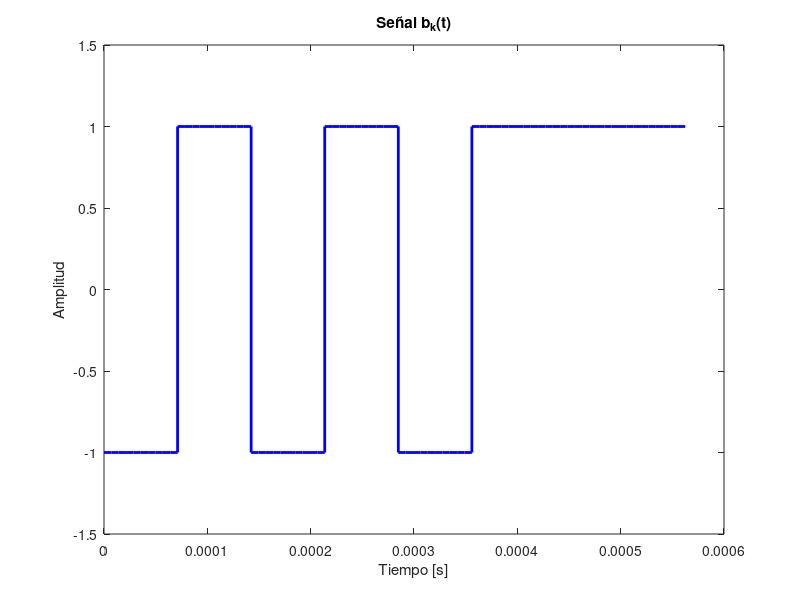

The MATLAB source for this figure: (Note: this script raises an error after producing the figure.)
clc
close all

% Generamos Bits Aleatorios 
% 
bits = 2 * randi([0, 1], 1, 8) - 1;
tu = 1/1600;
delta_f=1600;
fs=1/16000;
t = 0:fs:tu-fs;
Nc=8;
T=0:fs:tu-fs;
L = length(T)*160;
f_total = (1/fs)*(-(L/2):(L/2)-1)/L;

bk = [];
aux = [];

for i = 1:Nc
    if bits(i) == -1
        aux = -ones(size(t)); 
    else
        aux = ones(size(t)); 
    end
    bk = [bk aux];
end
clear aux

% Vector de tiempo para todos los pulsos
t_total = linspace(0,tu-fs,length(bk));

figure(1)
stairs(t_total, bk, 'b', 'LineWidth', 2);
xlabel('Tiempo [s]');
ylabel('Amplitud');
title('Señal b_k(t)');
ylim([-1.5, 1.5]);
%figure_style(hfig,'fig1')

s_t = zeros(Nc,length(bk));

%DOMINIO DEL TIEMPO
figure(2)
tiledlayout(4,2)
for j=1:Nc
    nexttile
    sk = exp(1i*2*pi*(j-1)*delta_f*t_total);
    mod=  conv(bits(j),sk);
    s_t(j,:) = mod; 
    plot(t_total,abs(mod),'MarkerFaceColor','#0072BD','MarkerEdgeColor','#0072BD')
    title(['Símbolo = ' num2str(j)])
    ylim([-1.5, 1.5]);
    xlabel('Tiempo [s]');
    ylabel('Amplitud');
end
sgtitle('Modulación de los símbolos en el dominio del tiempo f(t)')

%DOMINIO DE LA FRECUENCIA

figure(3)
tiledlayout(4,2)
for j=1:Nc
    nexttile
    sk = exp(1i*2*pi*j*delta_f*t_total);
    mod= abs(fftshift(fft( bits(j).*sk,16000)));
    % Vector de frecuencia para todos los pulsos
    f_total = linspace(-delta_f*8,delta_f*16,length(mod));

    plot(f_total,mod,'MarkerFaceColor','#D95319','MarkerEdgeColor','#D95319')
    title(['Símbolo = ' num2str(j)])
    xlabel('Frecuencia [Hz]');
    xlim([-10 (delta_f*9)+10 ])
end
sgtitle('Modulación de los símbolos en el dominio de la frecuencia F(\omega)')


figure (4)
tiledlayout(2,1)
nexttile
suma_st= sum(s_t);
plot(t_total,abs(suma_st));
title('Señal multiplexada s(t) en tiempo')
xlabel('Tiempo [s]');
nexttile
plot(f_total,abs(fftshift(fft(suma_st,16000))));
title('Señal multiplexada S(f) en frecuencia')
xlabel('Frecuencia [Hz]');

%-------- df = 1600, 2000, 3,2000 -----


%DOMINIO DEL TIEMPO
frecuencias = cell(1, 3);
freq=[1600,2000,3200];
for k=1:3
    figure(5+k)
    tiledlayout(8,1)
    for j=1:Nc
        nexttile
        sk = exp(1i*2*pi*(j-1)*freq(k)*t_total);
        mod= bits(j)*sk;
        frecuencias{k}(j,:) = mod; 
        plot(t_total,abs(mod))
        title(['Símbolo = ' num2str(j)])
        ylim([-1.5, 1.5]);
        xlabel('Tiempo [s]');
        ylabel('Amplitud');
    end
    sgtitle(['Modulación de los símbolos en el dominio del tiempo f(t) para \Deltaf = ' num2str(freq(k)) ])
end
    
%DOMINIO DE LA FRECUENCIA
for k=1:3
    figure(8+k)
    tiledlayout(4,2)
    for j=1:Nc
        nexttile
        sk = exp(1i*2*pi*(j-1)*freq(k)*t_total);
        mod= abs( fftshift(fft( bits(j)*sk,16000)));
        % Vector de frecuencia para todos los pulsos
        f_total = linspace(0,freq(k)*8,length(mod));
    
        plot(f_total,mod)
        title(['Símbolo = ' num2str(j)])
        xlabel('Frecuencia [Hz]');
    end
    sgtitle(['Modulación de los símbolos en el dominio de la frecuencia F(\omega) para \Deltaf = ' num2str(freq(k)) ])
end

%------- GRÁFICA DE s(t) y S(f)  para las frecuencias  ------------

figure(12)
tiledlayout(2,1)
nexttile
for k=1:3
    suma_st =sum(frecuencias{k});
    plot(t_total,abs(suma_st));
   
    hold on
end
title('Señal multiplexada s(t) en tiempo')
xlabel('Tiempo [s]');
legend('\Deltaf=1600','\Deltaf=2000','\Deltaf=3200')

nexttile
for k=1:3
    suma_st =sum(frecuencias{k});
    f_total = linspace(0,freq(k)*8,length(mod));
    plot(f_total,abs(fftshift(fft(suma_st,16000))));
    hold on
end
title('Señal multiplexada S(f) en frecuencia')
xlabel('Frecuencia [Hz]');
legend('\Deltaf=1600','\Deltaf=2000','\Deltaf=3200')

%--------------------  PARTE 2  ---------------------------------

n = [6,8,16,32,1600];
% figure (20) ifft(Y,n,2);

figure(13)
tiledlayout(5,1)
for j=1:5
    st_reconstruida = ifftshift(ifft(sum(frecuencias{1}),n(j)));
    nexttile
    f_total = linspace(0,8*delta_f,n(j));
    plot(f_total,abs(st_reconstruida));
    title( ['Señal reconstruida s(t) con N= ' num2str(n(j)) ] ) 

end
